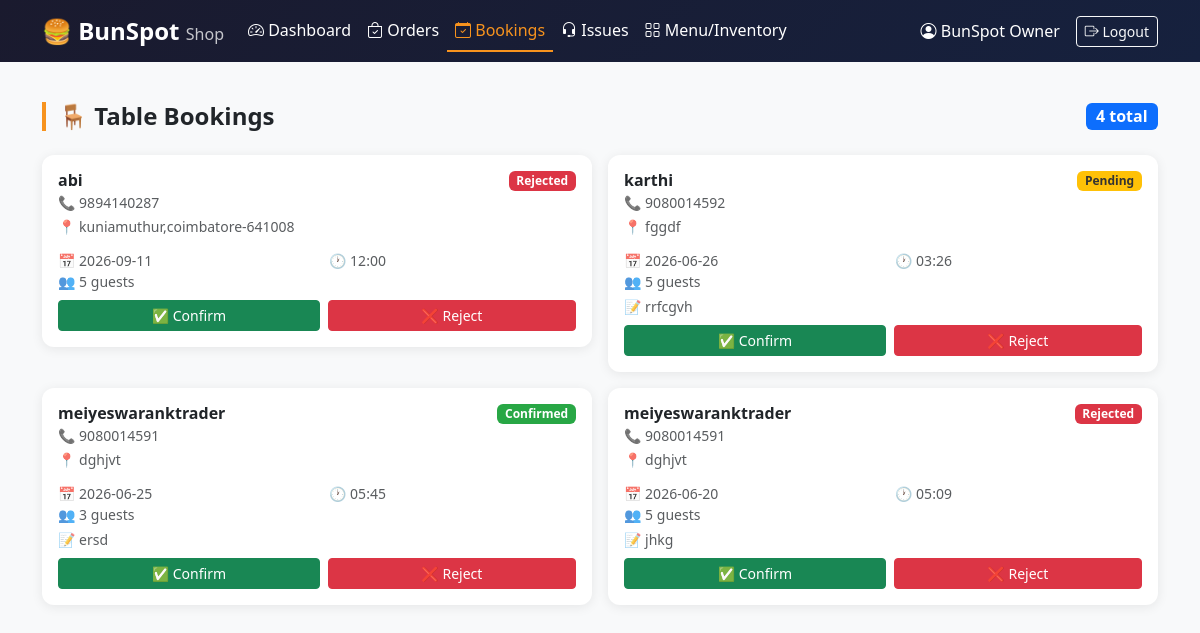
Page /shop/bookings (signed in) on the committed database.
### tables this page shows
CREATE TABLE bookings (
    id INTEGER PRIMARY KEY AUTOINCREMENT,
    user_id INTEGER,
    booking_date TEXT,
    booking_time TEXT,
    guests INTEGER,
    note TEXT,
    status TEXT DEFAULT 'pending',
    created_at TIMESTAMP DEFAULT CURRENT_TIMESTAMP
);

CREATE TABLE users (
    id INTEGER PRIMARY KEY AUTOINCREMENT,
    name TEXT NOT NULL,
    email TEXT UNIQUE NOT NULL,
    password TEXT NOT NULL,
    phone TEXT,
    address TEXT,
    role TEXT DEFAULT 'customer'
);

### app.py (the view)
@app.route('/shop/bookings', methods=['GET','POST'])
def shop_bookings():
    if not session.get('shop_id'):
        return redirect(url_for('login'))
    db = get_db()
    if request.method == 'POST':
        db.execute('UPDATE bookings SET status=? WHERE id=?', (request.form['status'], request.form['booking_id']))
        db.commit()
        flash('Booking status updated!', 'success')
    bookings = db.execute('''
        SELECT b.*, u.name as customer_name, u.phone as customer_phone, u.address as customer_address
        FROM bookings b LEFT JOIN users u ON b.user_id = u.id
        ORDER BY b.booking_date DESC''').fetchall()
    db.close()
    return render_template('shop_bookings.html', bookings=bookings, page_role='shop')

### app.py (called while the page is built)
def get_db():
    conn = sqlite3.connect(DB_PATH)
    conn.row_factory = sqlite3.Row
    return conn

### templates/shop_bookings.html (shortened to what this page needs)
{% extends 'base.html' %}
{% block content %}
<div class="container py-4">
  <div class="d-flex justify-content-between align-items-center mb-4">
    <h4 class="section-title mb-0">🪑 Table Bookings</h4>
    <span class="badge bg-primary fs-6">{{ bookings|length }} total</span>
  </div>
  {% if bookings %}
  <div class="row g-3">
    {% for b in bookings %}
    <div class="col-md-6">
      <div class="card p-3">
        <div class="d-flex justify-content-between align-items-start mb-2">
          <div>
            <h6 class="fw-bold mb-0">{{ b['customer_name'] or 'Unknown' }}</h6>
            <small class="text-muted">📞 {{ b['customer_phone'] or 'No phone' }}</small><br>
            <small class="text-muted">📍 {{ b['customer_address'] or 'No address' }}</small>
          </div>
          <span class="badge badge-{{ b['status'] }}">{{ b['status']|title }}</span>
        </div>
        <div class="row text-muted small mt-1">
          <div class="col-6">📅 {{ b['booking_date'] }}</div>
          <div class="col-6">🕐 {{ b['booking_time'] }}</div>
          <div class="col-6">👥 {{ b['guests'] }} guests</div>
          {% if b['note'] %}<div class="col-12 mt-1">📝 {{ b['note'] }}</div>{% endif %}
        </div>
        <form method="POST" class="mt-2 d-flex gap-2">
          <button name="status" value="confirmed" class="btn btn-success btn-sm flex-fill">✅ Confirm</button>
          <button name="status" value="rejected" class="btn btn-danger btn-sm flex-fill">❌ Reject</button>
        </form>
      </div>
    </div>
    {% endfor %}
  </div>
  {% else %}
  <div class="text-center py-5 text-muted">
    <div class="fs-1">🪑</div>
    <p class="mt-2">No table bookings yet.</p>
  </div>
  {% endif %}
</div>
{% endblock %}

### templates/base.html (style rules this page uses)
body { background: #f8f9fa; font-family: 'Segoe UI', sans-serif; }
.card { border: none; border-radius: 12px; box-shadow: 0 2px 12px rgba(0,0,0,0.08); }
.badge-pending { background: #ffc107; color: #333; }
.badge-confirmed { background: #28a745; color: #fff; }
.badge-rejected { background: #dc3545; color: #fff; }
.section-title { border-left: 4px solid #f7931e; padding-left: 12px; font-weight: 700; margin-bottom: 20px; }

### rows in the picture
bookings: name "abi", phone "9894140287", address "kuniamuthur,coimbatore-641008", status "Rejected", booking_date "2026-09-11", booking_time "12:00", guests "5"
bookings: name "karthi", phone "9080014592", address "fggdf", status "Pending", booking_date "2026-06-26", booking_time "03:26", guests "5", note "rrfcgvh"
bookings: name "meiyeswaranktrader", phone "9080014591", address "dghjvt", status "Confirmed", booking_date "2026-06-25", booking_time "05:45", guests "3", note "ersd"
bookings: name "meiyeswaranktrader", phone "9080014591", address "dghjvt", status "Rejected", booking_date "2026-06-20", booking_time "05:09", guests "5", note "jhkg"

### other values in the picture
{{ session.get('shop_name','Owner') }} "BunSpot Owner"
{{ bookings|length }} "4"
